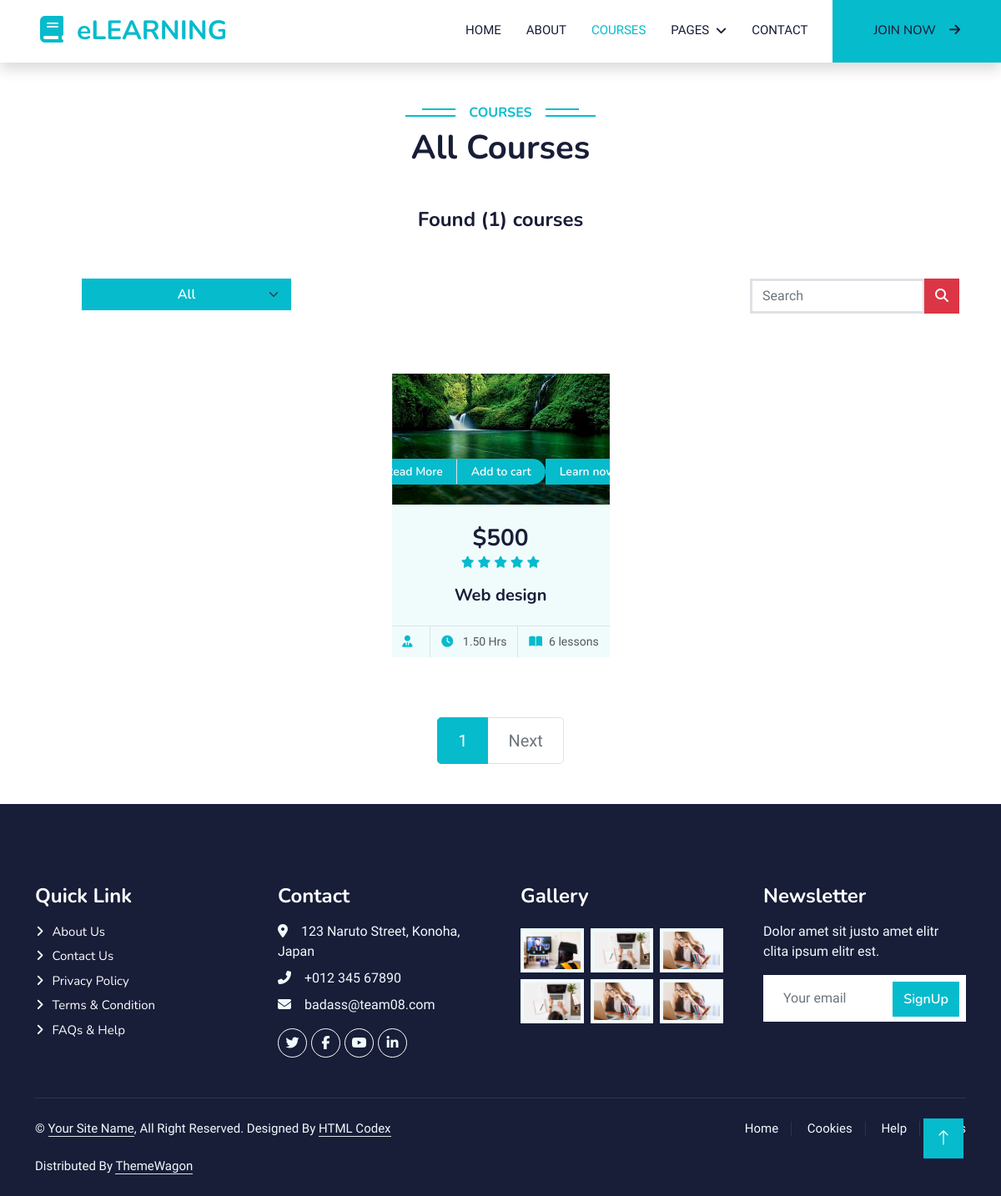
Screenshot of /course/ with the database file from the repository.
### course/models.py (models this page shows, shortened)
class Course(models.Model):
    title = models.CharField(max_length=255)
    description = models.TextField()
    price = models.PositiveIntegerField(null=True,
                                        validators=[MinValueValidator(0)], blank=True)
    instructor = models.ForeignKey(
        Instructor, on_delete=models.CASCADE, blank=True, null=True)
    language = models.CharField(max_length=50, default='English')
    category = models.ForeignKey(
        Category, on_delete=models.PROTECT, blank=True, null=True)
    COURSE_STATUS_AVAILABLE = 'A'
    COURSE_STATUS_UNAVAILABLE = 'UA'
    COURSE_STATUS_CHOICES = [
        (COURSE_STATUS_AVAILABLE, 'Available'),
        (COURSE_STATUS_UNAVAILABLE, 'Unavailable')
    ]
    lesson_number = models.PositiveBigIntegerField(null=True,
                                                   validators=[MinValueValidator(0)], blank=True)
    course_status = models.CharField(
        max_length=2, choices=COURSE_STATUS_CHOICES, default=COURSE_STATUS_AVAILABLE)
    rated = models.PositiveSmallIntegerField(null=True,
                                             validators=[MinValueValidator(0), MaxValueValidator(5)], blank=True)
    duration = models.DecimalField(max_digits=6, decimal_places=2,
                                   validators=[MinValueValidator(0)], blank=True, null=True)
    image = ResizedImageField(size=[500, 300], crop=['middle', 'center'],  upload_to="course/course_image/", null=True, blank=True, quality=100
                              )
    video = models.FileField(
        upload_to="course/course_video", null=True, blank=True)
    slug = models.SlugField(max_length=200, unique=True,
                            null=True, blank=True)
    def get_url(self):
        return reverse('course_detail', args=[self.slug])
    def get_video_url(self):
        return reverse('course_watching', args=[self.slug])
    def add_to_cart_url(self):
        return reverse('add_cart', args=[self.slug])

### course/views.py (the view)
# urls.py: path('course/', include('course.urls')),
def course(request, category_slug=None):
    course_url = reverse('course')
    if category_slug is not None:
        category = get_object_or_404(Category, slug=category_slug)
        courses = Course.objects.all().filter(category=category, course_status='A')
    else:
        courses = Course.objects.all().filter(course_status='A').order_by('pk')
        category = None
    page = request.GET.get('page')
    page = page or 1
    paginator = Paginator(courses, 6)
    paged_courses = paginator.get_page(page)
    course_count = courses.count()
    context = {
        'courses': paged_courses,
        'course_count': course_count,
        'category': category,
        'course_url': course_url
    }
    return render(request, 'course/course.html', context=context)

### course/context_processors.py (called while the page is built)
def menu_links(request):
    links = Category.objects.all()
    return dict(links=links)

### templates/course/course.html (shortened to what this page needs)
{% extends 'base.html' %} {% load static %} {% block content %}
<div class="container-xxl py-5">
  <div class="container">
    <div class="text-center wow fadeInUp" data-wow-delay="0.1s">
      <h6 class="section-title bg-white text-center text-primary px-3">
        Courses
      </h6>
      {% if category == None %}
      <h1 class="mb-5">All Courses</h1>
      {% else %}
      <h1 class="mb-5">{{category.title}} Courses</h1>
      {% endif %}
      <h4>Found ({{course_count}}) courses</h4>
    </div>
    <div
      class="container text-center wow fadeInUp m-4 p-4 mw-100"
      data-wow-delay="0.1s"
    >
      <div class="row justify-content-between p-2 g-3">
        <div class="col-md-3">
          <select
            class="form-select btn btn-primary"
            aria-label="Default select example"
            onchange="location = this.value;"
          >
           <option class="bg-light text-dark" {% if request.path == course_url %} selected {% endif %} value="{{course_url}}">
            All
          </option>
        </select>
        </div>
        <div class="col-md-3">
          <form action="{% url 'search' %}" method="get">
            <div class="input-group mb-3">
              <input
                type="text"
                class="form-control border border-3"
                placeholder="Search"
                name = "s"
                value = "{{s}}"
              />
              <button class="btn btn-danger" type="submit">
                <i class="fa-solid fa-magnifying-glass"></i>
              </button>
            </div>
          </form>
        </div>
      </div>
    </div>
    <div class="row row-cols-lg-4 row-cols-md-2 g-4 justify-content-center">
      {% for course in courses %}
      <div class="col-lg-3 col-md-6 wow fadeInUp" data-wow-delay="0.5s">
        <div class="d-flex flex-column course-item bg-light h-100">
          <div class="position-relative overflow-hidden">
            <img class="img-fluid" src="{{course.image.url}}" alt="" />
            <div
              class="w-100 d-flex justify-content-center position-absolute bottom-0 start-0 mb-4"
            >
              <a
                href="{{course.get_url}}"
                class="flex-shrink-0 btn btn-sm btn-primary px-3 border-end"
                style="border-radius: 30px 0 0 30px"
                >Read More</a
              >
              <a
                href="{{course.add_to_cart_url}}"
                class="flex-shrink-0 btn btn-sm btn-primary px-3"
                style="border-radius: 0 30px 30px 0"
                >Add to cart</a
              >
              <a
                href="{{course.get_video_url}}"
                class="flex-shrink-0 btn btn-sm btn-primary px-3"
                style="border-radius: 0 30px 30px 0"
                >Learn now</a
              >
            </div>
          </div>
          <div class="text-center p-4 pb-0 flex-fill">
            <h3 class="mb-0">${{course.price}}</h3>
            <div class="mb-3">
              {% for i in course.rated|center:course.rated%}
              <small class="fa fa-star text-primary"></small>
              {% endfor %}
            </div>
            <h5 class="mb-4">{{ course.title }}</h5>
          </div>
          <div class="d-flex border-top">
            <small class="flex-fill text-center border-end py-2"
              ><i class="fa fa-user-tie text-primary me-2"></i>{{course.instructor.name}}</small
            >
            <small class="flex-fill text-center border-end py-2"
              ><i class="fa fa-clock text-primary me-2"></i> {{course.duration}}
              Hrs</small
            >
            <small class="flex-fill text-center py-2"
              ><i class="fa fa-book-open text-primary me-2"></i
              >{{course.lesson_number}} lessons
            </small>
          </div>
        </div>
      </div>
      {% endfor %}
    </div>
  </div>
</div>
{% if courses %}
<nav class="mt-4" aria-label="Page navigation sample">
  <ul class="pagination justify-content-center pagination-lg">
    {% for page in courses.paginator.page_range %}
    {% if courses.number|add:'-1' <= page and page <= courses.number|add:'1' %}
    {% if page == courses.number %}
    <li class="page-item active">
      <a class="page-link" href="{% url 'course' %}?page={{ page }}"
        >{{ page }}</a
      >
    </li>
    {% else %}
    <li class="page-item">
      <a class="page-link" href="{% url 'course' %}?page={{ page }}"
        >{{ page }}</a
      >
    </li>
    {% endif %} {% endif %} {% endfor %}
     {% if courses.has_next %}
    <li class="page-item">
      <a
        class="page-link"
        href="{% url 'course' %}?page={{courses.next_page_number}}"
        >Next</a
      >
    </li>
    {% else %}
    <li class="page-item disabled">
      <a class="page-link" href="#">Next</a>
    </li>
    {% endif %}
  </ul>
</nav>
{% endif %} {% endblock content %}

### static/general/css/style.css (style rules this page uses)
:root { --primary: #06BBCC; --light: #F0FBFC; --dark: #181d38; }
a { color: white; }
.btn { font-family: 'Nunito', sans-serif; font-weight: 600; transition: .5s; }
.btn.btn-primary, .btn.btn-secondary { color: #FFFFFF; }
.section-title { position: relative; display: inline-block; text-transform: uppercase; }
.section-title::before { position: absolute; content: ""; width: calc(100% + 80px); height: 2px; top: 4px; left: -40px; background: var(--primary); z-index: -1; }
.section-title::after { position: absolute; content: ""; width: calc(100% + 120px); height: 2px; bottom: 5px; left: -60px; background: var(--primary); z-index: -1; }
.category img, .course-item img { transition: .5s; }

### rows the page displays
Course: image (picture), price "500", rated 5 (drawn), title "Web design", duration "1.50", lesson_number "6"

### other values shown
{{ course_count }} "1"
{{ page }} "1"
